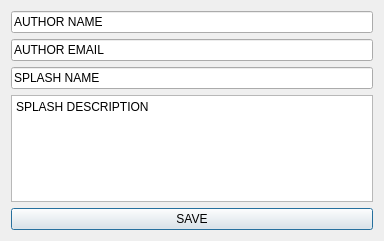
<?xml version="1.0" encoding="UTF-8"?>
<ui version="4.0">
 <class>add_metadata_dialog</class>
 <widget class="QDialog" name="add_metadata_dialog">
  <property name="geometry">
   <rect>
    <x>0</x>
    <y>0</y>
    <width>384</width>
    <height>241</height>
   </rect>
  </property>
  <property name="windowTitle">
   <string>SPLASH INFO </string>
  </property>
  <layout class="QVBoxLayout" name="verticalLayout">
   <item>
    <spacer name="verticalSpacer">
     <property name="orientation">
      <enum>Qt::Orientation::Vertical</enum>
     </property>
     <property name="sizeHint" stdset="0">
      <size>
       <width>20</width>
       <height>40</height>
      </size>
     </property>
    </spacer>
   </item>
   <item>
    <widget class="QLineEdit" name="lineEdit_aut_name">
     <property name="text">
      <string>AUTHOR NAME</string>
     </property>
    </widget>
   </item>
   <item>
    <widget class="QLineEdit" name="lineEdit_aut_email">
     <property name="text">
      <string>AUTHOR EMAIL</string>
     </property>
    </widget>
   </item>
   <item>
    <widget class="QLineEdit" name="lineEdit_splash_name">
     <property name="text">
      <string>SPLASH NAME</string>
     </property>
    </widget>
   </item>
   <item>
    <widget class="QTextEdit" name="textEdit_splash_desc">
     <property name="html">
      <string>&lt;!DOCTYPE HTML PUBLIC &quot;-//W3C//DTD HTML 4.0//EN&quot; &quot;http://www.w3.org/TR/REC-html40/strict.dtd&quot;&gt;
&lt;html&gt;&lt;head&gt;&lt;meta name=&quot;qrichtext&quot; content=&quot;1&quot; /&gt;&lt;meta charset=&quot;utf-8&quot; /&gt;&lt;style type=&quot;text/css&quot;&gt;
p, li { white-space: pre-wrap; }
hr { height: 1px; border-width: 0; }
li.unchecked::marker { content: &quot;\2610&quot;; }
li.checked::marker { content: &quot;\2612&quot;; }
&lt;/style&gt;&lt;/head&gt;&lt;body style=&quot; font-family:'Sans Serif'; font-size:9pt; font-weight:400; font-style:normal;&quot;&gt;
&lt;p style=&quot; margin-top:0px; margin-bottom:0px; margin-left:0px; margin-right:0px; -qt-block-indent:0; text-indent:0px;&quot;&gt;SPLASH DESCRIPTION&lt;/p&gt;&lt;/body&gt;&lt;/html&gt;</string>
     </property>
    </widget>
   </item>
   <item>
    <widget class="QPushButton" name="pushButton_save">
     <property name="enabled">
      <bool>true</bool>
     </property>
     <property name="text">
      <string>SAVE</string>
     </property>
    </widget>
   </item>
  </layout>
 </widget>
 <resources/>
 <connections/>
</ui>
